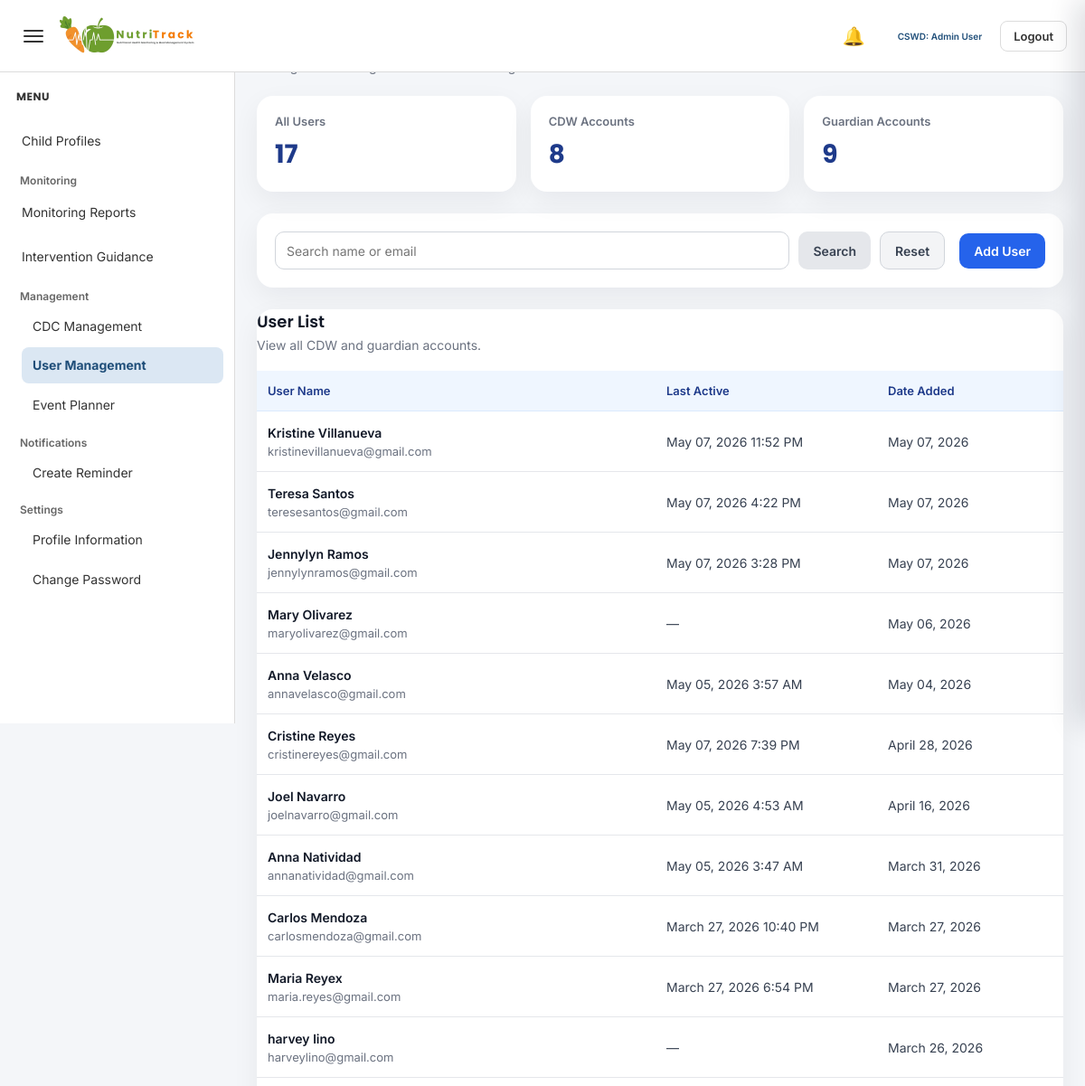
The app's page /admin/add_user.php (signed in, upper part), older data.
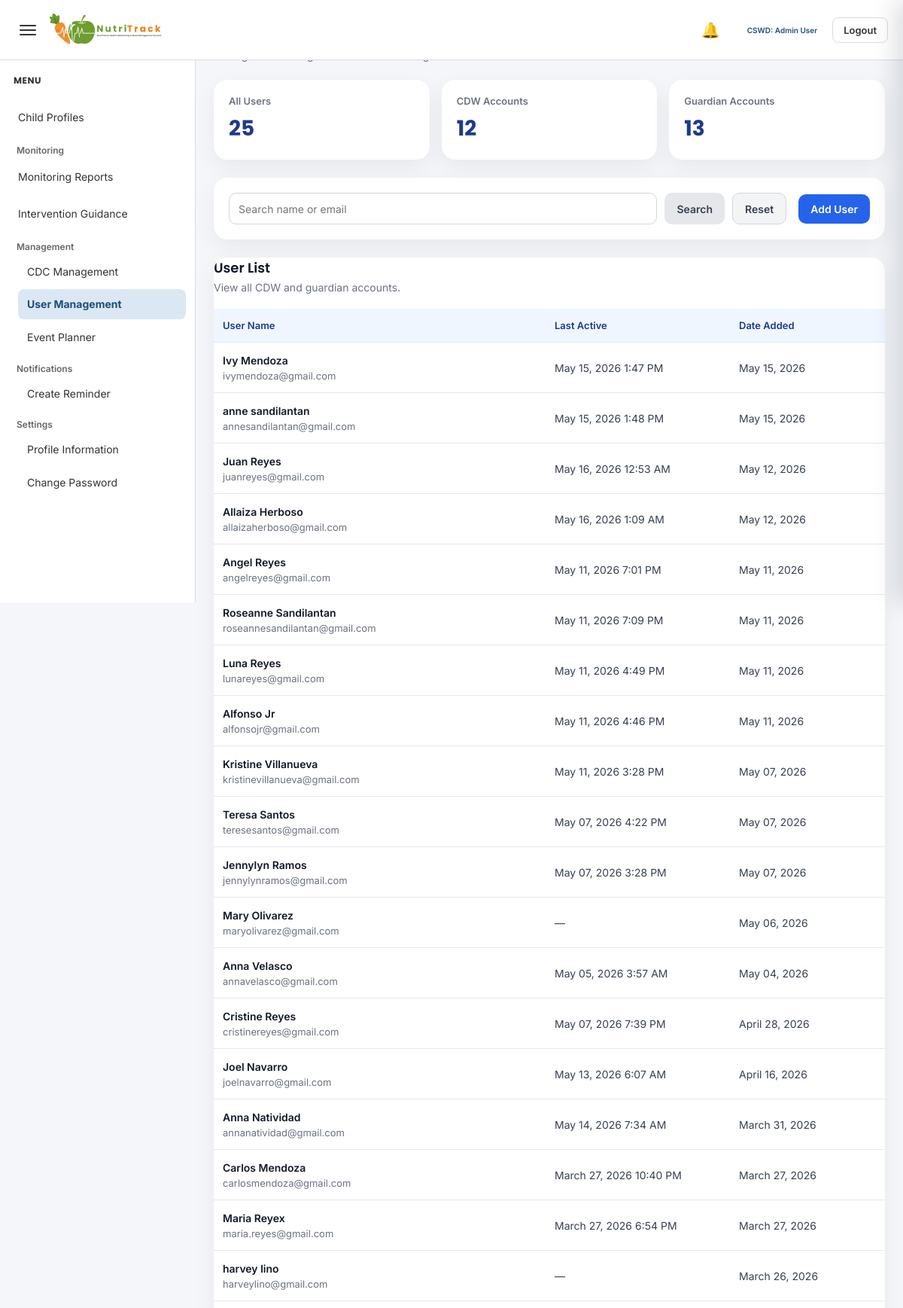
The same page, newer data.
### tables this page shows
CREATE TABLE `users` (
  `user_id` int(11) NOT NULL,
  `role_id` int(11) DEFAULT NULL,
  `first_name` varchar(100) DEFAULT NULL,
  `last_name` varchar(100) DEFAULT NULL,
  `email` varchar(100) DEFAULT NULL,
  `password` varchar(255) DEFAULT NULL,
  `contact_number` varchar(20) DEFAULT NULL,
  `address` text DEFAULT NULL,
  `created_at` timestamp NOT NULL DEFAULT current_timestamp(),
  `last_active` datetime DEFAULT NULL
);

### admin/add_user.php (the view, shortened to what the changed rows need)
<?php
include '../config/database.php';
$search = isset($_GET['search']) ? trim($_GET['search']) : "";
$total_users_result = $conn->query("SELECT COUNT(*) AS total_users FROM users WHERE role_id IN (2,3)");
$total_users = $total_users_result ? (int)$total_users_result->fetch_assoc()['total_users'] : 0;
$total_cdw_result = $conn->query("SELECT COUNT(*) AS total_cdw FROM users WHERE role_id = 2");
$total_cdw = $total_cdw_result ? (int)$total_cdw_result->fetch_assoc()['total_cdw'] : 0;
$total_guardian_result = $conn->query("SELECT COUNT(*) AS total_guardian FROM users WHERE role_id = 3");
$total_guardian = $total_guardian_result ? (int)$total_guardian_result->fetch_assoc()['total_guardian'] : 0;
if ($search != "") {
    $like = "%" . $search . "%";
    $users_stmt = $conn->prepare("
        SELECT
            u.user_id,
            u.first_name,
            u.last_name,
            u.email,
            u.contact_number,
            u.address,
            u.role_id,
            u.created_at,
            u.last_active,
            GROUP_CONCAT(DISTINCT c.cdc_name ORDER BY c.cdc_name ASC SEPARATOR ', ') AS assigned_cdc,
            GROUP_CONCAT(
                DISTINCT CONCAT(ch.first_name, ' ', ch.last_name)
                ORDER BY ch.first_name ASC, ch.last_name ASC
                SEPARATOR ', '
            ) AS linked_children
        FROM users u
        LEFT JOIN cdw_assignments ca ON u.user_id = ca.user_id
        LEFT JOIN cdc c ON ca.cdc_id = c.cdc_id
        LEFT JOIN parent_child_links pcl ON u.user_id = pcl.parent_id
        LEFT JOIN children ch ON pcl.child_id = ch.child_id
        WHERE u.role_id IN (2,3)
        AND (u.first_name LIKE ? OR u.last_name LIKE ? OR u.email LIKE ?)
        GROUP BY u.user_id, u.first_name, u.last_name, u.email, u.contact_number, u.address, u.role_id, u.created_at, u.last_active
        ORDER BY u.user_id DESC
    ");
    $users_stmt->bind_param("sss", $like, $like, $like);
    $users_stmt->execute();
    $users_result = $users_stmt->get_result();
} else {
    $users_result = $conn->query("
        SELECT
            u.user_id,
            u.first_name,
            u.last_name,
            u.email,
            u.contact_number,
            u.address,
            u.role_id,
            u.created_at,
            u.last_active,
            GROUP_CONCAT(DISTINCT c.cdc_name ORDER BY c.cdc_name ASC SEPARATOR ', ') AS assigned_cdc,
            GROUP_CONCAT(
                DISTINCT CONCAT(ch.first_name, ' ', ch.last_name)
                ORDER BY ch.first_name ASC, ch.last_name ASC
                SEPARATOR ', '
            ) AS linked_children
        FROM users u
        LEFT JOIN cdw_assignments ca ON u.user_id = ca.user_id
        LEFT JOIN cdc c ON ca.cdc_id = c.cdc_id
        LEFT JOIN parent_child_links pcl ON u.user_id = pcl.parent_id
        LEFT JOIN children ch ON pcl.child_id = ch.child_id
        WHERE u.role_id IN (2,3)
        GROUP BY u.user_id, u.first_name, u.last_name, u.email, u.contact_number, u.address, u.role_id, u.created_at, u.last_active
        ORDER BY u.user_id DESC
    ");
}
?>
<!DOCTYPE html>
<html lang="en">
<head>
    <link rel="stylesheet" href="../assets/admin/admin-style.css">
    <link rel="stylesheet" href="../assets/admin/add_user.css">
</head>
<body class="<?php echo (isset($_SESSION['theme_mode']) && $_SESSION['theme_mode'] === 'dark') ? 'dark-mode' : ''; ?>">
<?php include '../includes/admin_sidebar.php'; ?>
<div class="main-content" id="mainContent">
    <div class="page-header">
        <h1>User Management</h1>
    </div>
    <div class="summary-grid">
        <div class="summary-card">
            <div class="summary-label">All Users</div>
            <div class="summary-value"><?php echo $total_users; ?></div>
        </div>
        <div class="summary-card">
            <div class="summary-label">CDW Accounts</div>
            <div class="summary-value"><?php echo $total_cdw; ?></div>
        </div>
        <div class="summary-card">
            <div class="summary-label">Guardian Accounts</div>
            <div class="summary-value"><?php echo $total_guardian; ?></div>
        </div>
    </div>
    <div class="table-card">
        <div class="card-header">
            <h2>User List</h2>
        </div>
        <div class="table-wrapper">
            <table>
                <thead>
                    <tr>
                        <th style="width: 45%;">User Name</th>
                        <th style="width: 25%;">Last Active</th>
                        <th style="width: 20%;">Date Added</th>
                        <th style="width: 10%; text-align:center;">View</th>
                    </tr>
                </thead>
                <tbody>
                    <?php if ($users_result && $users_result->num_rows > 0) { ?>
                        <?php while ($user = $users_result->fetch_assoc()) { ?>
                            <?php
                                $full_name = trim($user['first_name'] . ' ' . $user['last_name']);
                            ?>
                            <tr>
                                <td>
                                    <div class="name-cell"><?php echo htmlspecialchars($full_name); ?></div>
                                    <div class="email-text"><?php echo htmlspecialchars($user['email']); ?></div>
                                </td>
                                <td>
                                    <?php
                                    if (!empty($user['last_active']) && $user['last_active'] != '0000-00-00 00:00:00') {
                                        echo date("F d, Y g:i A", strtotime($user['last_active']));
                                    } else {
                                        echo "—";
                                    }
                                    ?>
                                </td>
                                <td>
                                    <?php
                                    if (!empty($user['created_at']) && $user['created_at'] != '0000-00-00 00:00:00') {
                                        echo date("F d, Y", strtotime($user['created_at']));
                                    } else {
                                        echo "—";
                                    }
                                    ?>
                                </td>
                                <td class="view-cell">
                                </td>
                            </tr>
                        <?php } ?>
                    <?php } else { ?>
                        <tr>
                            <td colspan="4" class="empty-state">No users found.</td>
                        </tr>
                    <?php } ?>
                </tbody>
            </table>
        </div>
    </div>
</div>
</body>
</html>

Row changes from the older to the newer data that the page shows:
added users: full_name "Ivy Mendoza", email "ivymendoza@gmail.com", last_active "May 15, 2026 1:47 PM", created_at "May 15, 2026"
added users: full_name "anne sandilantan", email "annesandilantan@gmail.com", last_active "May 15, 2026 1:48 PM", created_at "May 15, 2026"
added users: full_name "Juan Reyes", email "juanreyes@gmail.com", last_active "May 16, 2026 12:53 AM", created_at "May 12, 2026"
added users: full_name "Allaiza Herboso", email "allaizaherboso@gmail.com", last_active "May 16, 2026 1:09 AM", created_at "May 12, 2026"
added users: full_name "Angel Reyes", email "angelreyes@gmail.com", last_active "May 11, 2026 7:01 PM", created_at "May 11, 2026"
added users: full_name "Roseanne Sandilantan", email "roseannesandilantan@gmail.com", last_active "May 11, 2026 7:09 PM", created_at "May 11, 2026"
added users: full_name "Luna Reyes", email "lunareyes@gmail.com", last_active "May 11, 2026 4:49 PM", created_at "May 11, 2026"
added users: full_name "Alfonso Jr", email "alfonsojr@gmail.com", last_active "May 11, 2026 4:46 PM", created_at "May 11, 2026"
changed users "Kristine Villanueva": last_active "May 07, 2026 11:52 PM" → "May 11, 2026 3:28 PM"
changed users "Joel Navarro": last_active "May 05, 2026 4:53 AM" → "May 13, 2026 6:07 AM"
changed users "Anna Natividad": last_active "May 05, 2026 3:47 AM" → "May 14, 2026 7:34 AM"
Text that changed along with them:
$total_users: "17" → "25"
$total_cdw: "8" → "12"
$total_guardian: "9" → "13"
